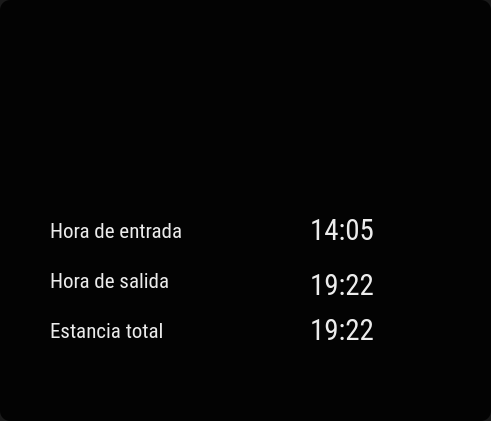
    <widget class="QGroupBox" name="groupBox_122">
     <property name="geometry">
      <rect>
       <x>1140</x>
       <y>80</y>
       <width>491</width>
       <height>421</height>
      </rect>
     </property>
     <property name="styleSheet">
      <string notr="true">background-color: rgba(0, 0, 0, 90%);
border-radius:10%;</string>
     </property>
     <property name="title">
      <string/>
     </property>
     <widget class="QLabel" name="he">
      <property name="geometry">
       <rect>
        <x>310</x>
        <y>210</y>
        <width>171</width>
        <height>41</height>
       </rect>
      </property>
      <property name="font">
       <font>
        <family>Roboto Condensed</family>
        <pointsize>22</pointsize>
        <weight>50</weight>
        <italic>false</italic>
        <bold>false</bold>
       </font>
      </property>
      <property name="styleSheet">
       <string notr="true">background-color:transparent;
color:rgb(236, 236, 236);
</string>
      </property>
      <property name="text">
       <string>14:05</string>
      </property>
     </widget>
     <widget class="QLabel" name="hs_27">
      <property name="geometry">
       <rect>
        <x>50</x>
        <y>220</y>
        <width>221</width>
        <height>21</height>
       </rect>
      </property>
      <property name="font">
       <font>
        <family>Roboto Condensed</family>
        <pointsize>16</pointsize>
        <weight>50</weight>
        <italic>false</italic>
        <bold>false</bold>
       </font>
      </property>
      <property name="styleSheet">
       <string notr="true">background-color:transparent;
color:rgb(236, 236, 236);
</string>
      </property>
      <property name="text">
       <string>Hora de entrada</string>
      </property>
     </widget>
     <widget class="QLabel" name="ttotal">
      <property name="geometry">
       <rect>
        <x>310</x>
        <y>310</y>
        <width>171</width>
        <height>41</height>
       </rect>
      </property>
      <property name="font">
       <font>
        <family>Roboto Condensed</family>
        <pointsize>22</pointsize>
        <weight>50</weight>
        <italic>false</italic>
        <bold>false</bold>
       </font>
      </property>
      <property name="styleSheet">
       <string notr="true">background-color:transparent;
color:rgb(236, 236, 236);
</string>
      </property>
      <property name="text">
       <string>19:22</string>
      </property>
     </widget>
     <widget class="QLabel" name="hs">
      <property name="geometry">
       <rect>
        <x>310</x>
        <y>270</y>
        <width>171</width>
        <height>31</height>
       </rect>
      </property>
      <property name="font">
       <font>
        <family>Roboto Condensed</family>
        <pointsize>22</pointsize>
        <weight>50</weight>
        <italic>false</italic>
        <bold>false</bold>
       </font>
      </property>
      <property name="styleSheet">
       <string notr="true">background-color:transparent;
color:rgb(236, 236, 236);
</string>
      </property>
      <property name="text">
       <string>19:22</string>
      </property>
     </widget>
     <widget class="QLabel" name="hs_47">
      <property name="geometry">
       <rect>
        <x>50</x>
        <y>320</y>
        <width>181</width>
        <height>21</height>
       </rect>
      </property>
      <property name="font">
       <font>
        <family>Roboto Condensed</family>
        <pointsize>16</pointsize>
        <weight>50</weight>
        <italic>false</italic>
        <bold>false</bold>
       </font>
      </property>
      <property name="styleSheet">
       <string notr="true">background-color:transparent;
color:rgb(236, 236, 236);
</string>
      </property>
      <property name="text">
       <string>Estancia total</string>
      </property>
     </widget>
     <widget class="QLabel" name="hs_31">
      <property name="geometry">
       <rect>
        <x>50</x>
        <y>270</y>
        <width>191</width>
        <height>21</height>
       </rect>
      </property>
      <property name="font">
       <font>
        <family>Roboto Condensed</family>
        <pointsize>16</pointsize>
        <weight>50</weight>
        <italic>false</italic>
        <bold>false</bold>
       </font>
      </property>
      <property name="styleSheet">
       <string notr="true">background-color:transparent;
color:rgb(236, 236, 236);
</string>
      </property>
      <property name="text">
       <string>Hora de salida</string>
      </property>
     </widget>
     <widget class="QLabel" name="label_151">
      <property name="geometry">
       <rect>
        <x>190</x>
        <y>40</y>
        <width>151</width>
        <height>141</height>
       </rect>
      </property>
      <property name="font">
       <font>
        <family>Sans Serif</family>
        <pointsize>8</pointsize>
        <weight>75</weight>
        <bold>true</bold>
       </font>
      </property>
      <property name="styleSheet">
       <string notr="true">background-color: rgba(0, 0, 0, 10%);
border-radius:10%;</string>
      </property>
      <property name="lineWidth">
       <number>3</number>
      </property>
      <property name="text">
       <string/>
      </property>
      <property name="textFormat">
       <enum>Qt::PlainText</enum>
      </property>
      <property name="pixmap">
       <pixmap>iconos/parking-time.png</pixmap>
      </property>
      <property name="scaledContents">
       <bool>true</bool>
      </property>
     </widget>
    </widget>
